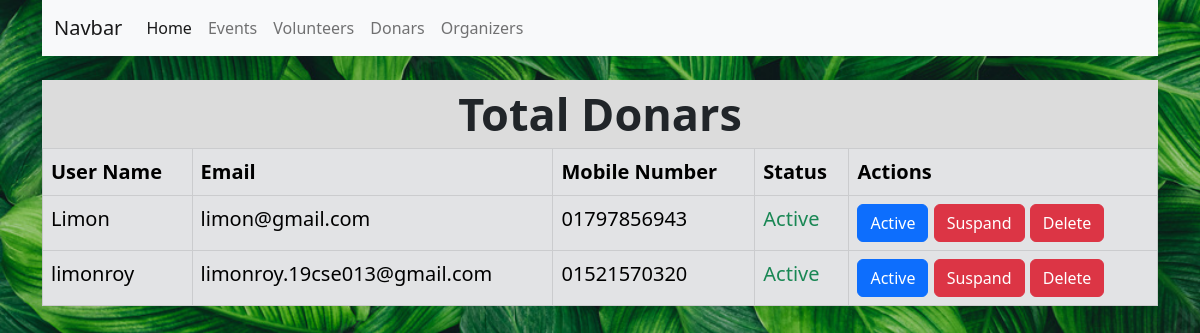
/admin/donar.php, run on the app's committed database.
### tables this page shows
CREATE TABLE `donor` (
  `donor_id` int(11) NOT NULL,
  `user_name` varchar(250) DEFAULT NULL,
  `email` varchar(250) DEFAULT NULL,
  `mobile` varchar(11) DEFAULT NULL,
  `user_type` int(11) DEFAULT 2,
  `address` varchar(250) DEFAULT NULL,
  `password` varchar(250) DEFAULT NULL,
  `account_status` int(11) DEFAULT NULL
);

### admin/donar.php (the view, shortened to what this page needs)
<?php include('./header.php');
    global $pdo;
    $data = $pdo->prepare("SELECT * FROM donor WHERE user_type=? ORDER BY donor_id");
    $data->execute(array(2));
    $participators = $data->fetchAll();
?>
<div class="py-4">
    <div>
        <div class="text-center" style="font-size: 45px;font-weight: 800;background: gainsboro;">Total Donars</div>
        <table class="table table-secondary table-bordered bg_white table-hover">
            <thead>
                <th scope="col">User Name</th>
                <th scope="col">Email</th>
                <th scope="col">Mobile Number</th>
                <th scope="col">Status</th>
                <th scope="col">Actions</th>
            </thead>
            <tbody>
                <?php
                    if(!empty($participators)){
                        foreach($participators as $user){
                                $text = '';
                                $color ='';
                                if($user['account_status'] == 0){
                                    $text = "Pending";
                                    $color = "primary";
                                }else if($user['account_status'] == 1){
                                    $text = "Active";
                                    $color = "success";
                                }else if($user['account_status'] == 2){
                                    $text = "In-Active";
                                    $color = "warning";
                                }
                            ?>
                            <tr>
                                <td scope="row"><?php echo $user['user_name']; ?></td>
                                <td scope="row">
                                    <?php echo $user['email']; ?>
                                </td>
                                <td scope="row"><?php echo $user['mobile']; ?></td>
                                <td scope="row" class="text-<?php echo $color; ?>"><?php echo $text; ?></td>
                                <td scope="row">
                                <?php if($user['account_status'] == 0){
                                        ?>
                                        <a href="./approve.php?id=<?php echo $user['donor_id'] ?>&type=<?php echo $user['user_type']?>" class="btn btn-primary">Approve</a>
                                    <?php }else{ ?>
                                        <a href="./active.php?id=<?php echo $user['donor_id'] ?>&type=<?php echo $user['user_type']?>" class="btn btn-primary">Active</a>
                                    <?php } ?>
                                    <a href="./in-active.php?id=<?php echo $user['donor_id']?>&type=<?php echo $user['user_type']?>" class="btn btn-danger">Suspand</a>
                                    <a href="./delete.php?id=<?php echo $user['donor_id']?>&type=<?php echo $user['user_type']?>" class="btn btn-danger">Delete</a>
                                </td>
                            </tr>
                            <?php
                        }
                    }
                ?>
            </tbody>
        </table>
    </div>
</div>
<?php include('../footer.php'); ?>

### public/css/style.css (style rules this page uses)
.body { background: #d2d3cf; background-image: url('../image/home-bg.jpg'); background-size: cover; background-position: center; background-attachment: fixed; }
.bg_white { background: ghostwhite; }

### admin/donar.php (style rules this page uses)
.bg_white { font-size: 20px; }

### data on the page
donor: user_name "Limon", email "limon@gmail.com", mobile "01797856943", account_status "Active"
donor: user_name "limonroy", email "limonroy.19cse013@gmail.com", mobile "01521570320", account_status "Active"
